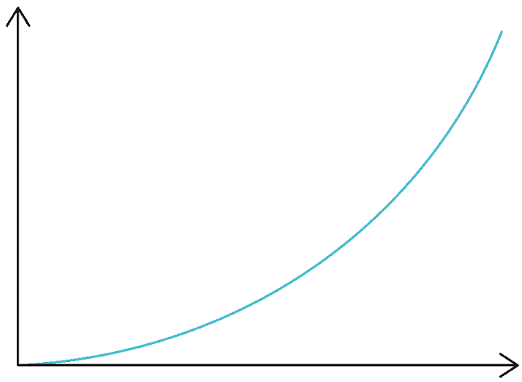
#> input picture mnt/data/convex.png, 522 x 382 px
$ python flip_image.py
#> lines starting #> are read from the running program, lines starting #| are printed output that depends on the picture
import matplotlib.pyplot as plt
import numpy as np
from PIL import Image

# Corrected code to mirror an image diagonally from bottom left to top right

# Load the image
image_path = 'mnt/data/convex.png'
original_image = Image.open(image_path)
#> original_image is the input picture: PIL image 522x382 RGBA; mean R, G, B, A 249.9, 250.7, 250.9, 253.8

# Convert the image to a numpy array
image_array = np.array(original_image)

# Check if the image has an alpha channel and ignore it if present
if image_array.shape[-1] == 4:
    image_array = image_array[:, :, :-1]

# The image needs to be flipped both horizontally and vertically and then transposed
# This sequence will mirror the image along the diagonal from bottom left to top right
mirrored_image_array = np.flipud(np.fliplr(image_array))
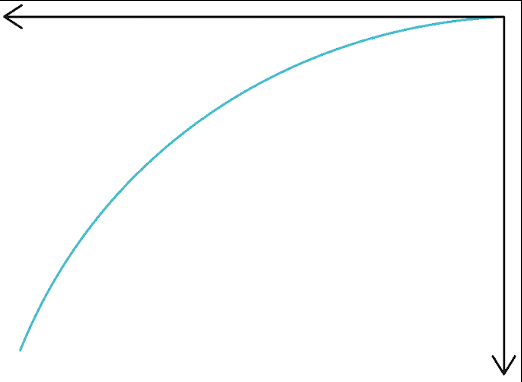
#> mirrored_image_array: shape (382, 522, 3); mean R, G, B 249.9, 250.7, 250.9
mirrored_image_array = np.swapaxes(mirrored_image_array, 0, 1)
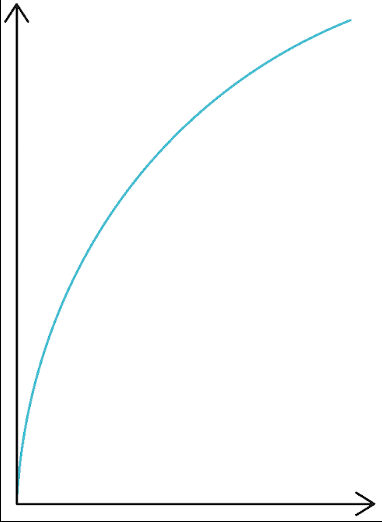
#> mirrored_image_array: shape (522, 382, 3); mean R, G, B 249.9, 250.7, 250.9

# Convert the numpy array back to an image
mirrored_image = Image.fromarray(mirrored_image_array)

# Save the mirrored image
mirrored_image_path = 'mnt/data/concave.png'
mirrored_image.save(mirrored_image_path)

mirrored_image_path
